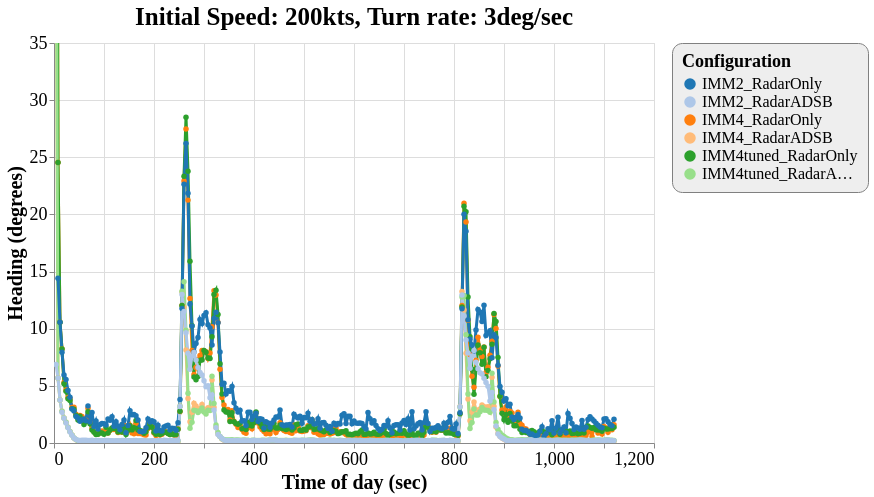

Specify this chart in Vega-Lite:
### Vega-Lite specification from a JSON file in a GitHub repository (floating-point values rounded to 4 significant figures; data arrays with more than 128 entries replaced by an {"elided": "..."} marker saying what was removed)
{"config": {"view": {"continuousWidth": 600, "continuousHeight": 400}, "axisX": {"labelFontSize": 18, "titleFontSize": 20}, "axisY": {"labelFontSize": 18, "titleFontSize": 20}, "font": "Times New Roman", "legend": {"cornerRadius": 10, "fillColor": "#EEEEEE", "labelFontSize": 16, "padding": 10, "strokeColor": "gray", "titleFontSize": 18}, "title": {"fontSize": 25}}, "data": {"name": "data-fd9a5b38c479ea051e0a0742ef6d51a5"}, "mark": {"type": "line", "point": true, "strokeWidth": 3}, "encoding": {"color": {"type": "ordinal", "field": "config", "scale": {"scheme": "category20"}, "sort": ["IMM2_RadarOnly", "IMM2_RadarADSB", "IMM4_RadarOnly", "IMM4_RadarADSB", "IMM4tuned_RadarOnly", "IMM4tuned_RadarADSB"], "title": "Configuration"}, "x": {"type": "quantitative", "field": "time", "title": "Time of day (sec)"}, "y": {"type": "quantitative", "field": "rmse_hdg", "scale": {"domain": [0, 35], "zero": false}, "title": "Heading (degrees)"}}, "selection": {"selector052": {"type": "interval", "bind": "scales", "encodings": ["x", "y"]}}, "title": "Initial Speed: 200kts, Turn rate: 3deg/sec", "$schema": "https://vega.github.io/schema/vega-lite/v4.8.1.json", "datasets": {"data-fd9a5b38c479ea051e0a0742ef6d51a5": {"elided": "1679 records"}}}
